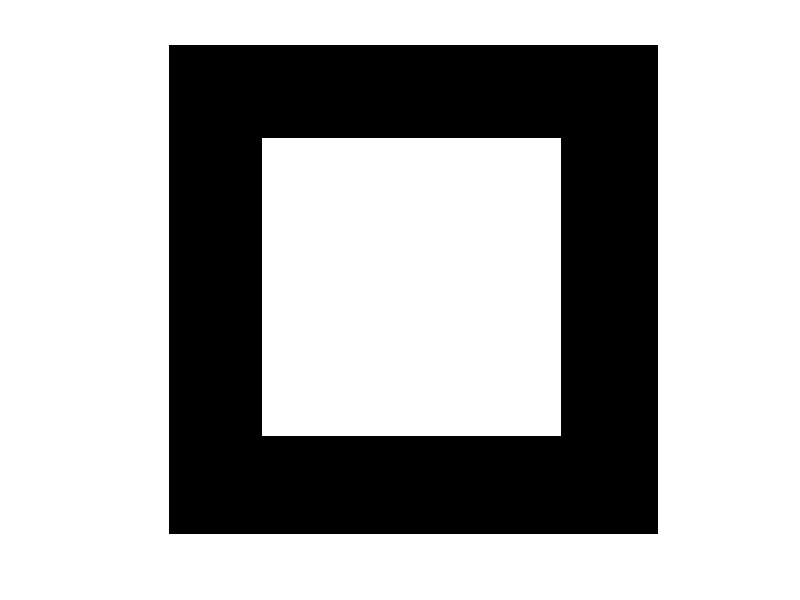

Here is the MATLAB script that generated this plot:
A = zeros(100, 100); % Initialize the matrix to all zeros
Cx = 50; % Center x-coordinate
Cy = 50; % Center y-coordinate
Radius = 30; % "Radius" (threshold for the Chessboard distance)

%main logic for the code
for i = 1:100
    for j = 1:100
        % Apply the Chessboard (Chebyshev) distance condition
        if max(abs(i - Cx), abs(j - Cy)) <= Radius
            A(i, j) = 255; % Set pixel to white if within the "radius"
        end
    end
end

imshow(A, []); 